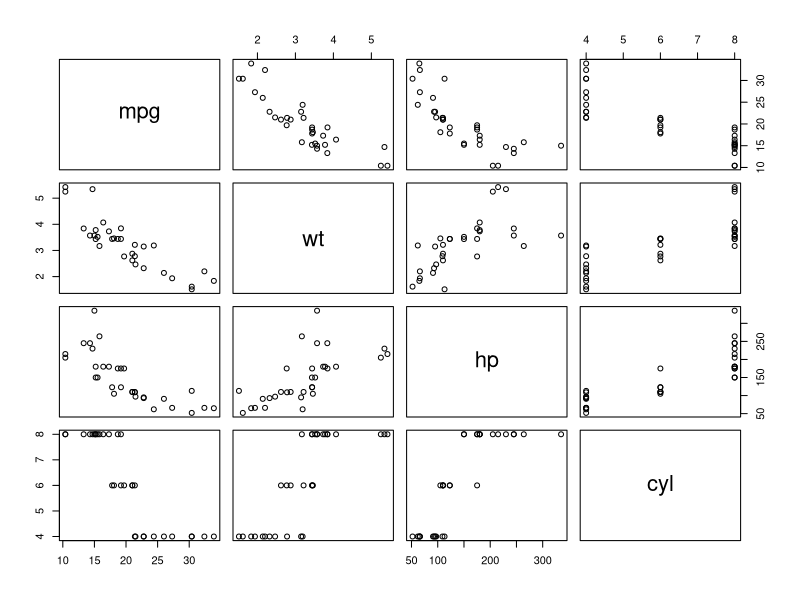
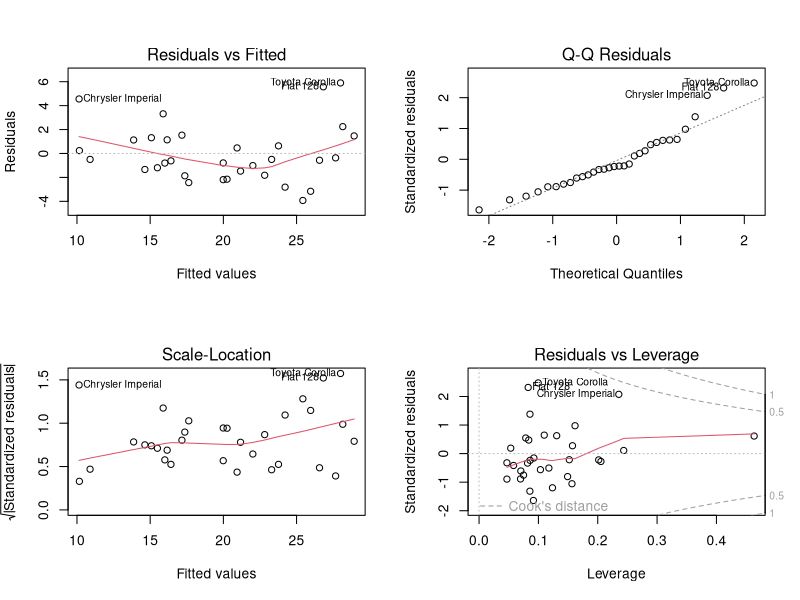
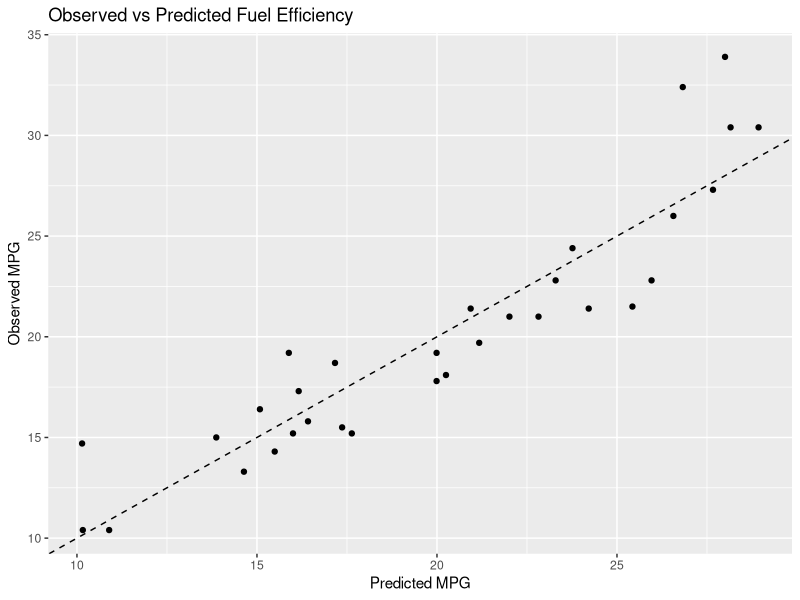

Recreate these plots in R, in order.
# Load data
data(mtcars)

# Quick overview
str(mtcars)
summary(mtcars)

# Correlation matrix for numerical variables
cor(mtcars[, c("mpg", "wt", "hp", "cyl")])

# Simple scatterplot matrix
pairs(mtcars[, c("mpg", "wt", "hp", "cyl")])

# Fit the model
model <- lm(mpg ~ wt + hp + cyl, data = mtcars)

# Basic summary output
summary(model)

# Basic diagnostic plots (4-panel layout)
par(mfrow = c(2, 2))
plot(model)
par(mfrow = c(1, 1))

# install.packages("car")  # run once if not installed
library(car)

vif(model)

# install.packages("broom")  # run once
library(broom)

# Coefficient-level information
coef_table <- tidy(model, conf.int = TRUE)
coef_table

# Model-level summary (R^2, etc.)
model_fit <- glance(model)
model_fit

# Predictions for the observed data
mtcars$pred_mpg <- predict(model)

# Create a small new data set for scenario-based predictions
new_cars <- data.frame(
  wt  = c(2.5, 3.0, 3.5),  # in 1000 lb
  hp  = c(100, 150, 200),
  cyl = c(4, 6, 8)
)

predictions <- predict(model, newdata = new_cars, interval = "confidence")
cbind(new_cars, predictions)

# install.packages("ggplot2")  # run once
library(ggplot2)

ggplot(mtcars, aes(x = pred_mpg, y = mpg)) +
  geom_point() +
  geom_abline(intercept = 0, slope = 1, linetype = "dashed") +
  labs(
    x = "Predicted MPG",
    y = "Observed MPG",
    title = "Observed vs Predicted Fuel Efficiency"
  )



